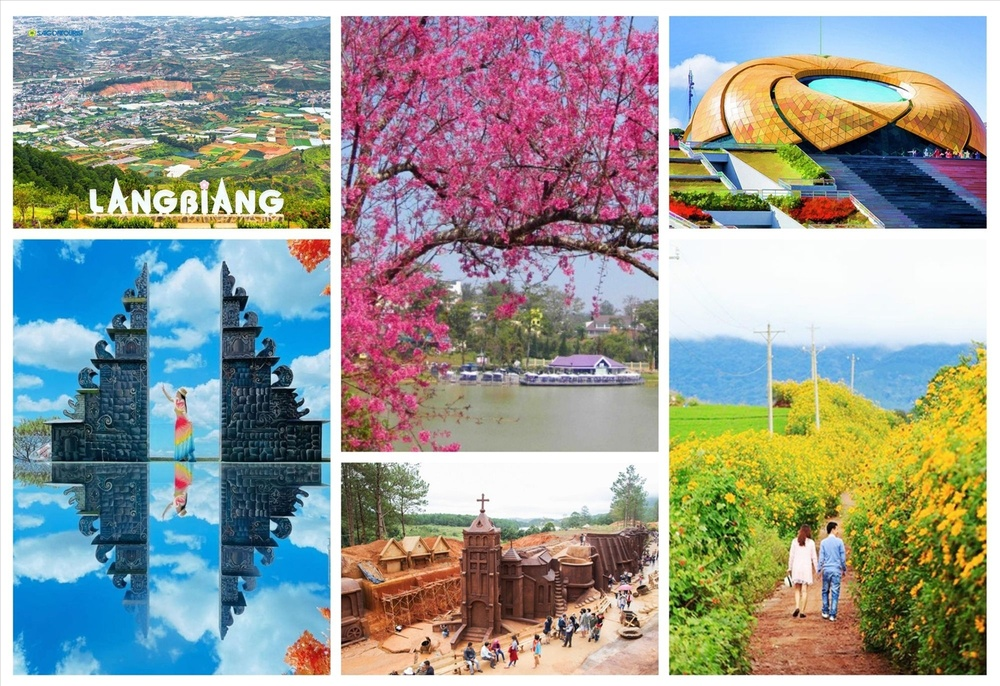
#> input picture Lab4/exercise/dalat.jpg, 1000 x 686 px, shrunk from 1500 x 1029 before the run
$ jupyter execute lab4_207CT58588_BuiHuuTai.ipynb
#> lines starting #> are read from the running program, lines starting #| are printed output that depends on the picture; after the words box and inside, x2 and y2 are one past the last pixel; in counts of white or black regions, pixels touching at a corner belong together
# Bài Tập

1. Viết chương trình chọn LangBiang trong ảnh Đà Lạt từ thư mục exercise. Tịnh tiến vùng
chọn sang phải 100px. Sử dụng phương pháp Otsu để phân vùng LangBiang theo ngưỡng 0.3.
Lưu vào máy với tên lang_biang.jpgvà hiển thị trên màn hình.

[cell 1]
from PIL import Image
import numpy as np
import matplotlib.pyplot as plt
import os

input_path = os.path.join('exercise', 'dalat.jpg')
image = Image.open(input_path).convert('L')
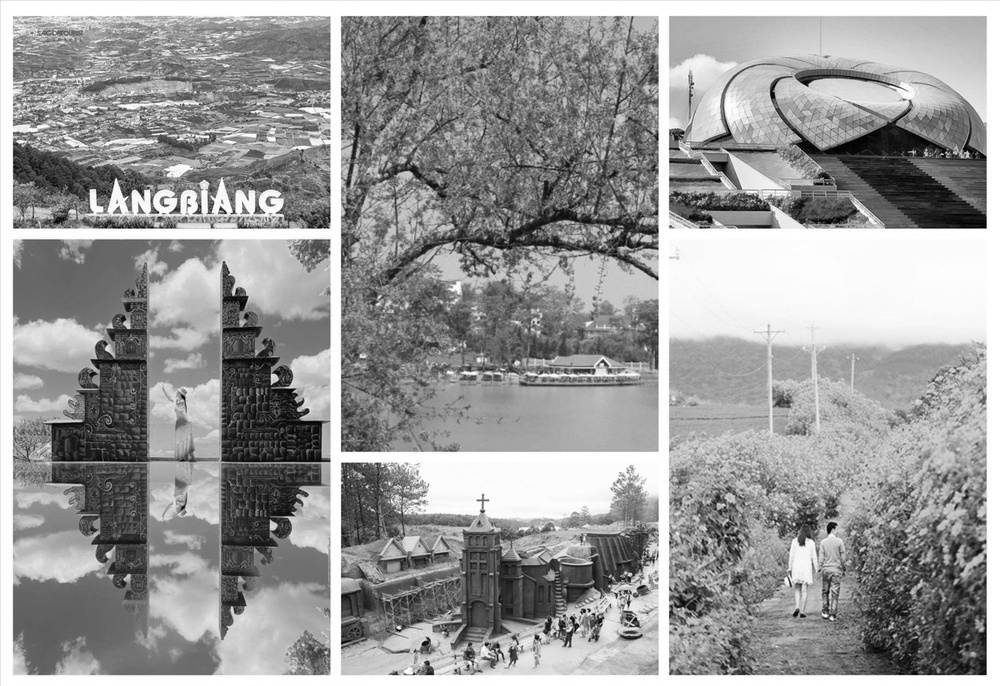
#> image: PIL image 1000x686 L; min 0, max 255, mean 153.4
a = np.asarray(image).astype(np.float32) / 255

threshold = 0.3
binary_mask = a > threshold
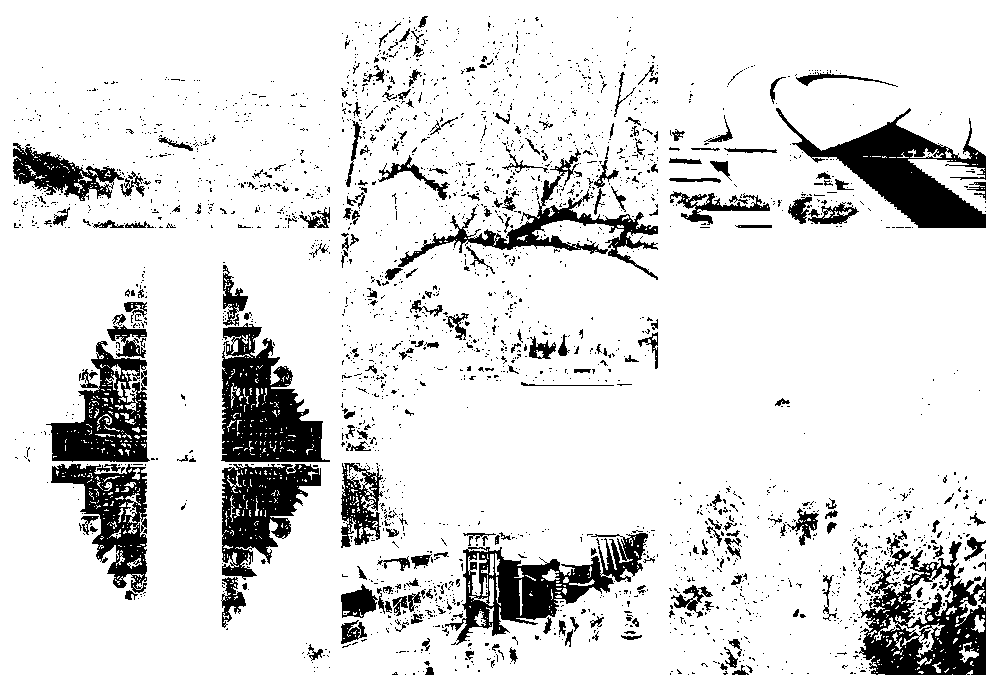
#> binary_mask: shape (686, 1000) bool; 87.2% white; 2631 black regions (2373 under 20 px), largest, box (x1, y1, x2, y2) and area: (776, 108, 986, 228) 8817, (221, 323, 330, 462) 8629, (859, 541, 986, 675) 8361

mask_uint8 = (binary_mask * 255).astype(np.uint8)

image_rgb = Image.open(input_path).convert('RGB')
#> image_rgb is the input picture: PIL image 1000x686 RGB; mean R, G, B 151.2, 155.2, 149.9
image_np = np.array(image_rgb)

mask_rgb = np.stack([mask_uint8]*3, axis=2)

selected_region = np.where(mask_rgb == 255, image_np, 0)

translated = np.zeros_like(selected_region)
shift = 100
if shift < image_np.shape[1]:
    translated[:, shift:] = selected_region[:, :-shift]
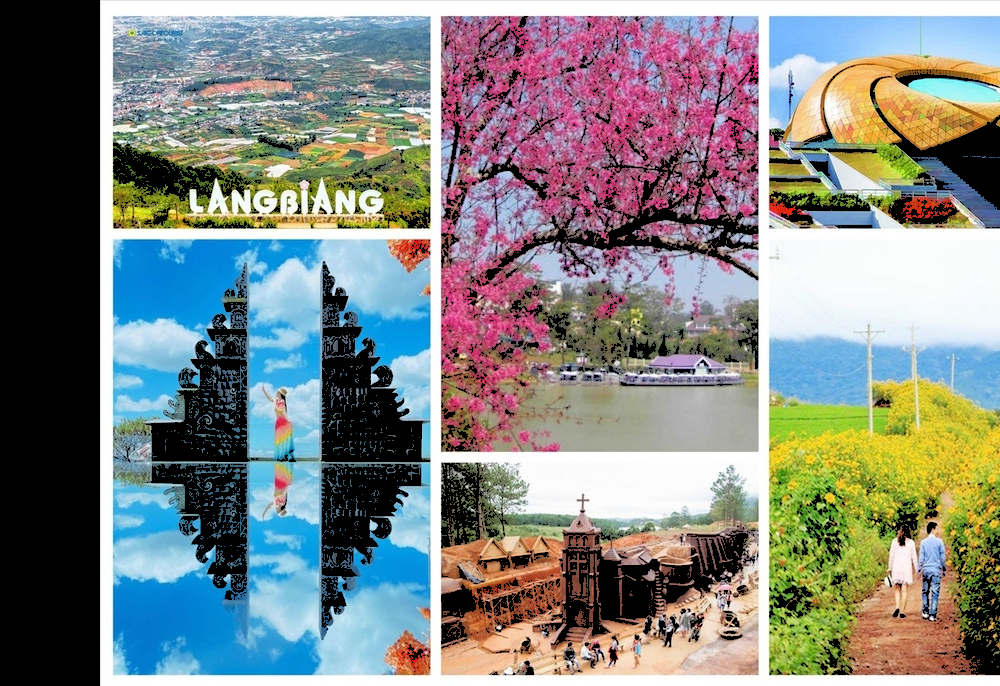
#> translated: shape (686, 1000, 3); mean of channels 0, 1, 2 128.6, 132.7, 130.4; drawn as R, G, B

result = np.where(translated > 0, translated, image_np)
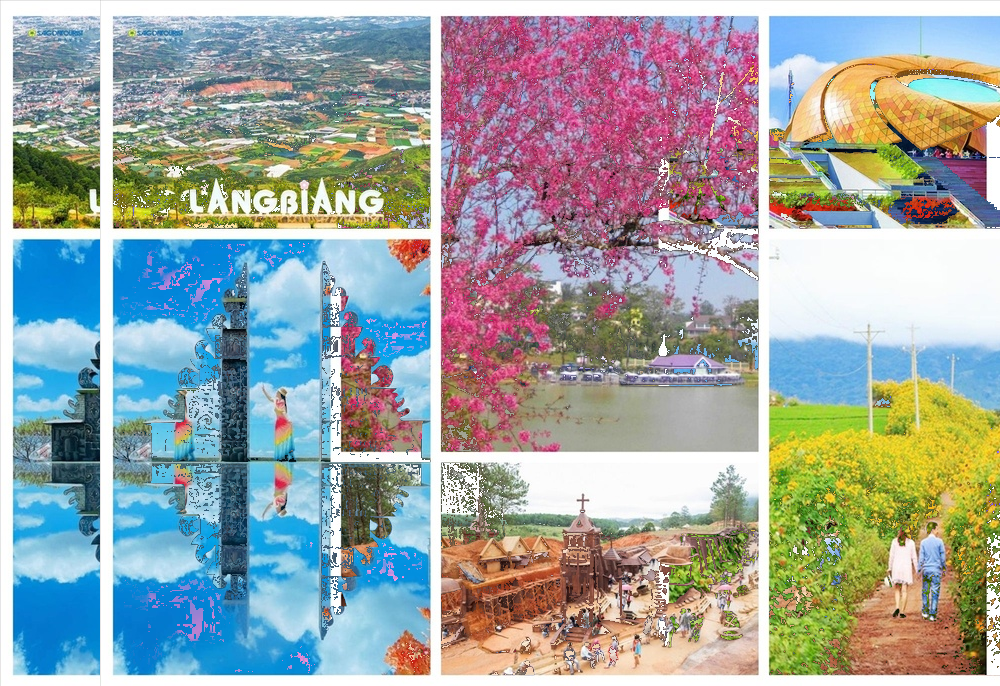
#> result: shape (686, 1000, 3); mean of channels 0, 1, 2 156.6, 164.3, 163.1; drawn as R, G, B

result_image = Image.fromarray(result)
result_image.save('lang_biang.jpg')

plt.imshow(result)
plt.title("Ảnh LangBiang đã dịch chuyển")
plt.axis('off')
plt.show()

2. Viết chương trình chọn Hồ Xuân Hương trong ảnh Đà Lạt từ thư mục exercise. Xoay đối
tượng vừa chọn 1 góc 45° và dùng phương pháp Adaptive Thresholding với ngưỡng 60 và lưu
vào máy với tên là ho_xuan_huong.jpg.

[cell 2]
from PIL import Image
import numpy as np
import matplotlib.pyplot as plt
import os
import scipy.ndimage as nd
from skimage.filters import threshold_local

in_path = os.path.join('exercise', 'dalat.jpg')
gray_img = Image.open(in_path).convert('L')
a = np.asarray(gray_img)

block_size = 61
offset = 60
thresh_map = threshold_local(a, block_size, offset=offset)
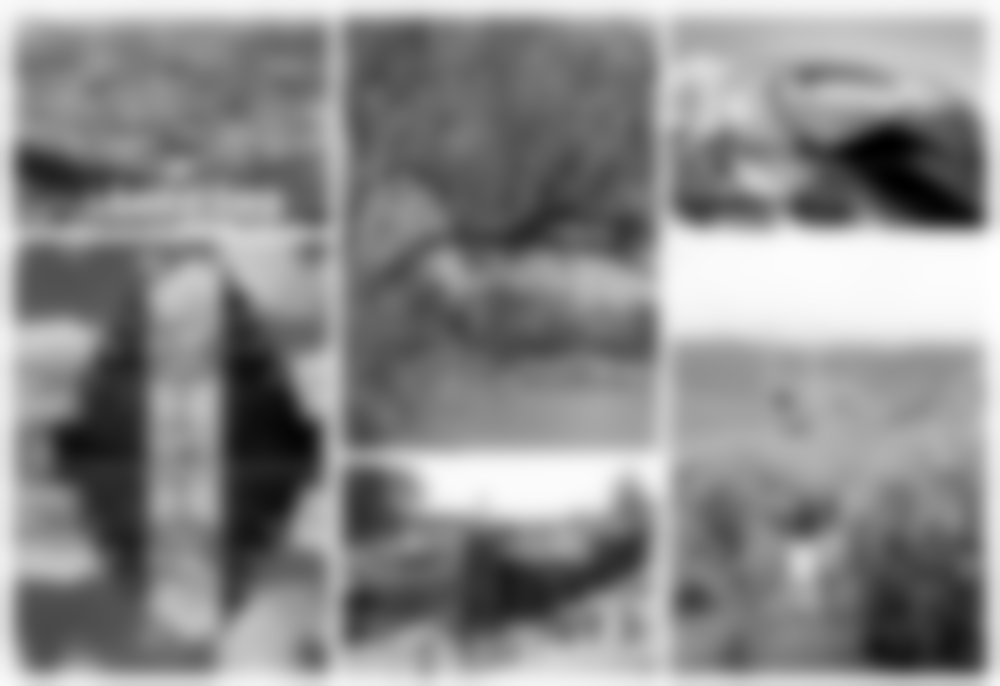
#> thresh_map: shape (686, 1000) float64; min -29.46, max 194.5, mean 93.4; drawn with min black and max white
mask = a > thresh_map
#> mask: shape (686, 1000) bool; 95.3% white; 2882 black regions (2604 under 20 px), largest, box (x1, y1, x2, y2) and area: (841, 576, 987, 675) 1226, (915, 118, 987, 229) 977, (775, 106, 912, 155) 647

mask_clean = nd.binary_opening(mask, structure=np.ones((3,3)), iterations=2)
#> mask_clean: shape (686, 1000) bool; 93% white; 1224 black regions (968 under 20 px), largest, box (x1, y1, x2, y2) and area: (13, 172, 330, 229) 4214, (838, 554, 987, 675) 1715, (770, 69, 913, 155) 1692

orig_rgb = np.array(Image.open(in_path).convert('RGB'))
selected = np.zeros_like(orig_rgb)
selected[mask_clean] = orig_rgb[mask_clean]

rotated = nd.rotate(selected, 45, reshape=True)
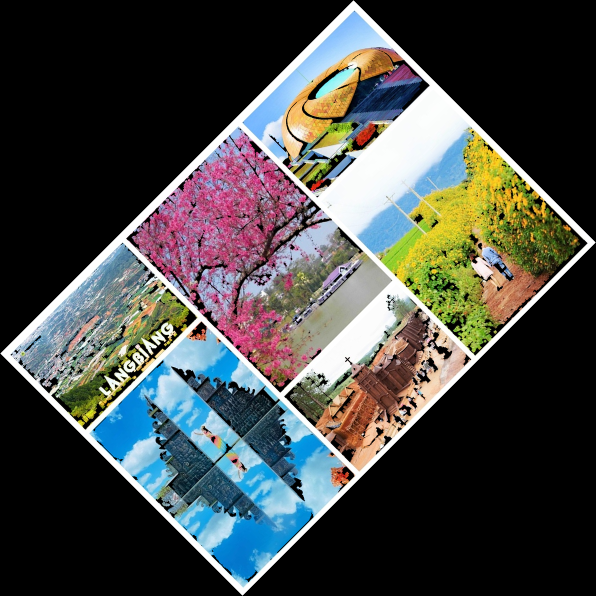
#> rotated: shape (1192, 1192, 3) (shown at 1/2 size); mean R, G, B 69.9, 72.1, 70.1
rotated = rotated.astype(np.uint8)

out_img = Image.fromarray(rotated)
out_img.save('ho_xuan_huong.jpg')

plt.imshow(out_img)
plt.axis('off')
plt.title('Hồ Xuân Hương – adaptive threshold & 45°')
plt.show()

3. Viết chương trình chọn Quản trường Lâm Viên trong ảnh Đà Lạt từ thư mục exercise. Dùng
phương pháp Coordinate Mapping và Binary Closing cho vùng vừa chọn. Lưu vào máy với tên
là quan_truong_lam_vien.jpg.

[cell 3]
from PIL import Image
import numpy as np
import matplotlib.pyplot as plt
import os
import scipy.ndimage as nd

in_path = os.path.join('exercise', 'dalat.jpg')
image = Image.open(in_path).convert('RGB')
image_np = np.array(image)

x_start, y_start = 300, 200
width, height = 150, 100

mask = np.zeros(image_np.shape[:2], dtype=bool)
mask[y_start:y_start+height, x_start:x_start+width] = True

mapped = np.zeros_like(image_np)
for y in range(image_np.shape[0]):
    for x in range(image_np.shape[1]):
        if mask[y, x]:
            new_x = min(image_np.shape[1]-1, int(x + (x - x_start) * 0.5))
            mapped[y, new_x] = image_np[y, x]
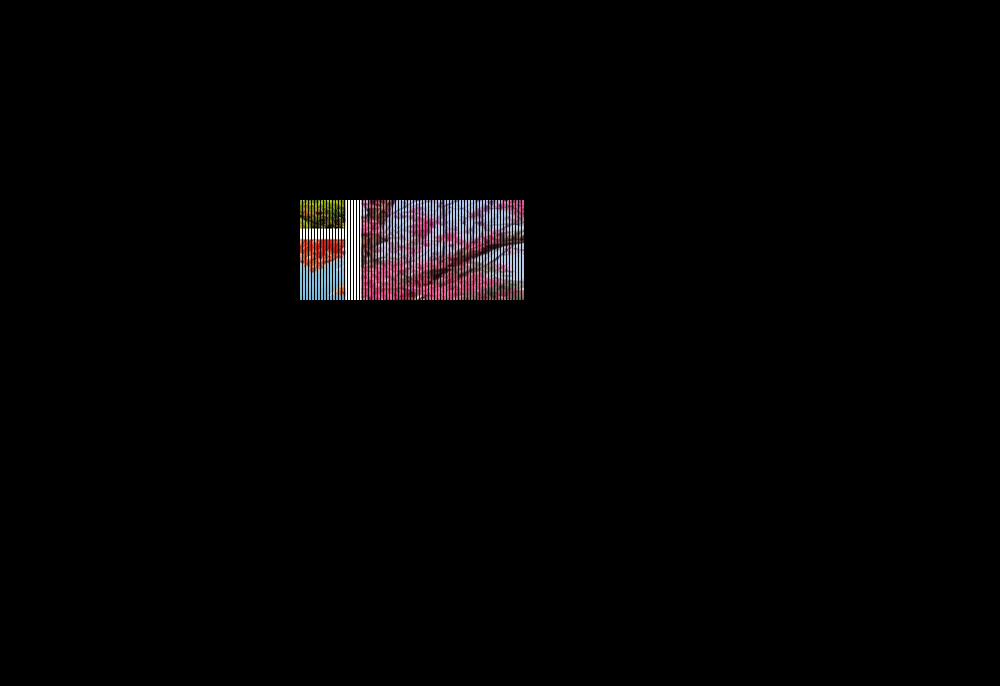
#> mapped: shape (686, 1000, 3); mean R, G, B 3.6, 2.8, 3.2

closed_mask = nd.binary_closing(mask, structure=np.ones((5,5)))

final_result = np.where(closed_mask[..., None], mapped, image_np)

output_img = Image.fromarray(final_result.astype(np.uint8))
output_img.save('quan_truong_lam_vien.jpg')

plt.imshow(output_img)
plt.axis('off')
plt.title('Quảng trường Lâm Viên – Coordinate Mapping + Closing')
plt.show()

4. Tao menu như hình sau:
geometric transformation
-coordinate_mapping
-Rotate
-Scale
-Shift
segment
-Adaptive_thresholding
-Binary_dilation
-Binary_erosion
-Otsu
Viết chương trình cho phép người dùng nhập chức năng muốn xử lý. (Có thể chọn 1 chức năng
duy nhất hoặc kết hợp 2 chức năng của geometric_transformation và segment)

[cell 4]
from PIL import Image
import numpy as np
import matplotlib.pyplot as plt
import scipy.ndimage as nd
from skimage.filters import threshold_local, threshold_otsu

image = Image.open('exercise/dalat.jpg').convert('L')
a = np.asarray(image)

geo_options = {
    'coordinate_mapping': 'coordinate_mapping',
    'rotate': 'rotate',
    'scale': 'scale',
    'shift': 'shift'
}

seg_options = {
    'adaptive_thresholding': 'adaptive_thresholding',
    'binary_dilation': 'binary_dilation',
    'binary_erosion': 'binary_erosion',
    'otsu': 'otsu'
}

print("Menu:")
print("geometric transformation")
for k in geo_options: print("-", k)
print("segment")
for k in seg_options: print("-", k)

geo_func = input("Nhập chức năng geometric transformation (hoặc Enter nếu không dùng): ").strip().lower()
seg_func = input("Nhập chức năng segment (hoặc Enter nếu không dùng): ").strip().lower()

result = a.copy()

if geo_func == 'coordinate_mapping':
    result2 = np.zeros_like(result)
    for y in range(result.shape[0]):
        for x in range(result.shape[1]):
            new_x = min(result.shape[1]-1, int(x + 0.5 * np.sin(y / 10)))  # mapping uốn lượn nhẹ
            result2[y, new_x] = result[y, x]
    result = result2

elif geo_func == 'rotate':
    result = nd.rotate(result, angle=45, reshape=True)

elif geo_func == 'scale':
    result = nd.zoom(result, zoom=1.5)

elif geo_func == 'shift':
    result = nd.shift(result, shift=(50, 50))

if seg_func == 'adaptive_thresholding':
    thresh = threshold_local(result, block_size=35, offset=10)
    result = (result > thresh) * 255

elif seg_func == 'binary_dilation':
    result = nd.binary_dilation(result > 128, iterations=3) * 255

elif seg_func == 'binary_erosion':
    result = nd.binary_erosion(result > 128, iterations=3) * 255

elif seg_func == 'otsu':
    thresh = threshold_otsu(result)
    result = (result > thresh) * 255

plt.imshow(result, cmap='gray')
title = f"{geo_func} + {seg_func}" if geo_func and seg_func else geo_func or seg_func
plt.title(title)
plt.axis('off')
plt.show()
